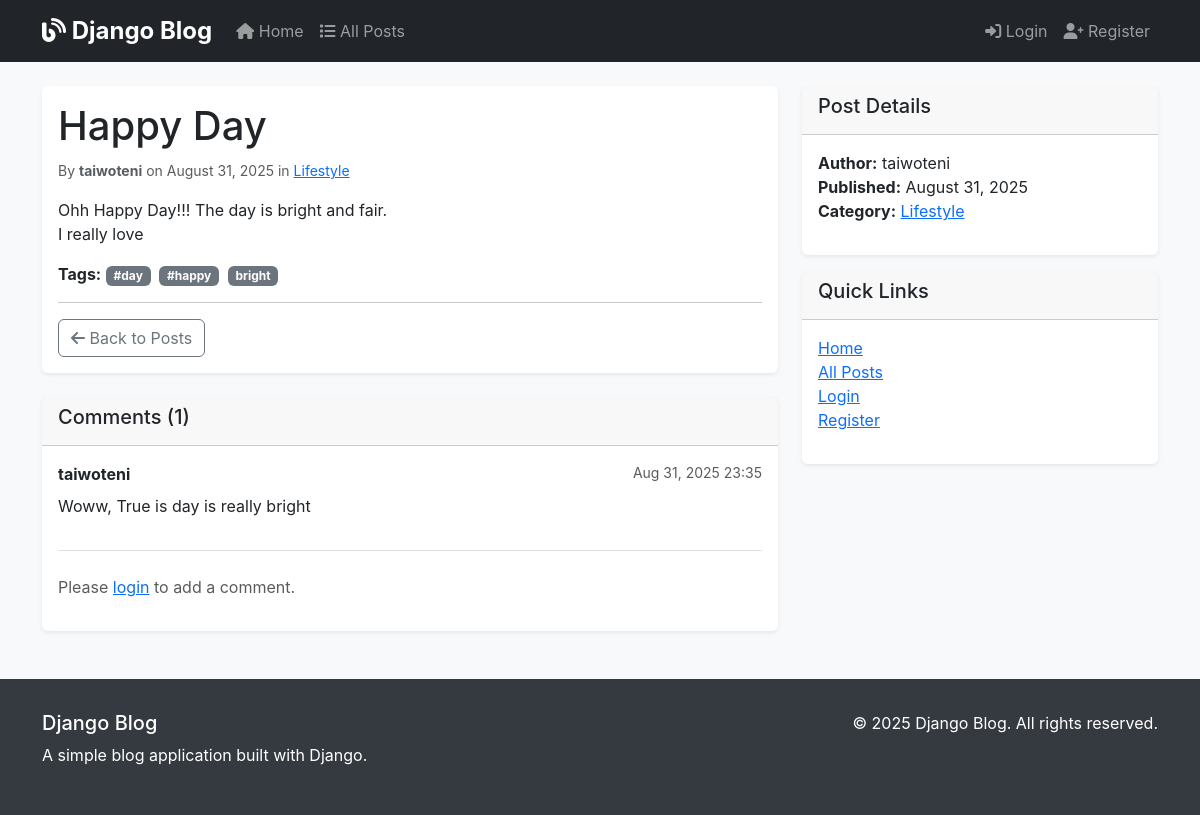
Page /post/happy-day-1/ on the committed database.
### blog/models.py (models this page shows, shortened)
class Post(models.Model):
    title = models.CharField(max_length=100)
    slug = models.SlugField(unique=True)
    content = models.TextField()
    date_posted = models.DateTimeField(default=timezone.now)
    author = models.ForeignKey(User, on_delete=models.CASCADE)
    category = models.ForeignKey(Category, on_delete=models.SET_NULL, null=True, blank=True)
    tags = TaggableManager()

class Category(models.Model):
    name = models.CharField(max_length=100)
    slug = models.SlugField(unique=True)

class Comment(models.Model):
    post = models.ForeignKey(Post, on_delete=models.CASCADE, related_name='comments')
    author = models.ForeignKey(User, on_delete=models.CASCADE)
    content = models.TextField()
    created_at = models.DateTimeField(default=timezone.now)

### blog/views.py (the view)
# urls.py: path('post/<slug:slug>/', PostDetailView.as_view(), name='post_detail'),
class PostDetailView(DetailView):
    model = Post
    template_name = 'post_detail.html'

### blog/templates/post_detail.html (shortened to what this page needs)
{% extends 'base.html' %}
{% load static %}
{% block content %}
<div class="container mt-4">
    <div class="row">
        <div class="col-md-8">
            <article class="card">
                <div class="card-body">
                    <h1 class="card-title">{{ object.title }}</h1>
                    <p class="text-muted">
                        <small>
                            By <strong>{{ object.author.username }}</strong>
                            on {{ object.date_posted|date:"F d, Y" }}
                            {% if object.category %}
                                in <a href="{% url 'category_posts' object.category.slug %}">{{ object.category.name }}</a>
                            {% endif %}
                        </small>
                    </p>
                    <div class="card-text">
                        {{ object.content|linebreaks }}
                    </div>
                    {% if object.tags.all %}
                    <div class="mt-3">
                        <strong>Tags:</strong>
                        {% for tag in object.tags.all %}
                        <span class="badge bg-secondary me-1">{{ tag.name }}</span>
                        {% endfor %}
                    </div>
                    {% endif %}
                    <hr>
                    <div class="d-flex justify-content-between align-items-center">
                        <a href="{% url 'home' %}" class="btn btn-outline-secondary">
                            <i class="fas fa-arrow-left"></i> Back to Posts
                        </a>
                    </div>
                </div>
            </article>
            <div class="card mt-4">
                <div class="card-header">
                    <h5>Comments ({{ object.comments.count }})</h5>
                </div>
                <div class="card-body">
                    {% if object.comments.all %}
                        {% for comment in object.comments.all %}
                        <div class="comment mb-3 pb-3 border-bottom">
                            <div class="d-flex justify-content-between">
                                <strong>{{ comment.author.username }}</strong>
                                <small class="text-muted">{{ comment.created_at|date:"M d, Y H:i" }}</small>
                            </div>
                            <p class="mt-2 mb-0">{{ comment.content|linebreaks }}</p>
                        </div>
                        {% endfor %}
                    {% else %}
                        <p class="text-muted">No comments yet. Be the first to comment!</p>
                    {% endif %}
                    {% if user.is_authenticated %}
                        <div class="mt-4">
                            <h6>Add a Comment</h6>
                            <form method="post" action="{% url 'add_comment' object.slug %}">
                                {% csrf_token %}
                                <div class="mb-3">
                                    <textarea class="form-control" name="content" rows="3" placeholder="Write your comment..." required></textarea>
                                </div>
                                <button type="submit" class="btn btn-primary">Post Comment</button>
                            </form>
                        </div>
                    {% else %}
                        <div class="mt-4">
                            <p class="text-muted">Please <a href="{% url 'login' %}">login</a> to add a comment.</p>
                        </div>
                    {% endif %}
                </div>
            </div>
        </div>
        <div class="col-md-4">
            <div class="card">
                <div class="card-header">
                    <h5>Post Details</h5>
                </div>
                <div class="card-body">
                    <ul class="list-unstyled">
                        <li><strong>Author:</strong> {{ object.author.username }}</li>
                        <li><strong>Published:</strong> {{ object.date_posted|date:"F d, Y" }}</li>
                        {% if object.category %}
                        <li><strong>Category:</strong> <a href="{% url 'category_posts' object.category.slug %}">{{ object.category.name }}</a></li>
                        {% endif %}
                    </ul>
                </div>
            </div>
            <div class="card mt-3">
                <div class="card-header">
                    <h5>Quick Links</h5>
                </div>
                <div class="card-body">
                    <ul class="list-unstyled">
                        <li><a href="{% url 'home' %}">Home</a></li>
                        <li><a href="{% url 'home' %}">All Posts</a></li>
                        {% if user.is_authenticated %}
                            <li><a href="{% url 'profile' %}">My Profile</a></li>
                            <li><a href="{% url 'post_create' %}">Create Post</a></li>
                        {% else %}
                            <li><a href="{% url 'login' %}">Login</a></li>
                            <li><a href="{% url 'register' %}">Register</a></li>
                        {% endif %}
                    </ul>
                </div>
            </div>
        </div>
    </div>
</div>
{% endblock %}

### blog/templates/base.html (style rules this page uses)
body { background-color: #f8f9fa; font-family: -apple-system, BlinkMacSystemFont, 'Segoe UI', Roboto, 'Helvetica Neue', Arial, sans-serif; }
.card { border: none; box-shadow: 0 0.125rem 0.25rem rgba(0, 0, 0, 0.075); transition: transform 0.2s; }

### rows in the picture
Post: title "Happy Day", author.username "taiwoteni", date_posted "August 31, 2025", category.name "Lifestyle", content "Ohh Happy Day!!! The day is bright and fair. I really love", comments.count "1"
Tag: name "#day"
Tag: name "#happy"
Tag: name "bright"
Comment: author.username "taiwoteni", created_at "Aug 31, 2025 23:35", content "Woww, True is day is really bright"
